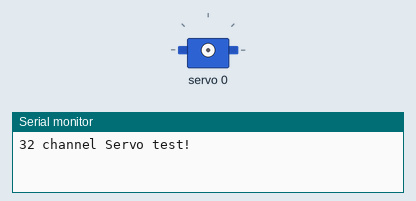
Recording of a sketch running on a simulated ESP32. On the bench: servo, the last lines printed to the serial monitor.

Above: at 0.05 s.
At 4.05 s:
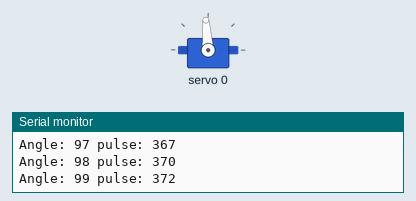
At 8.05 s:
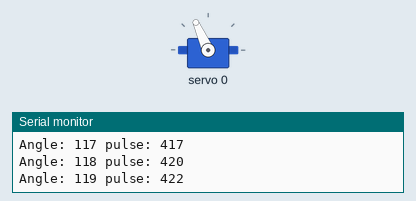
At 16.15 s:
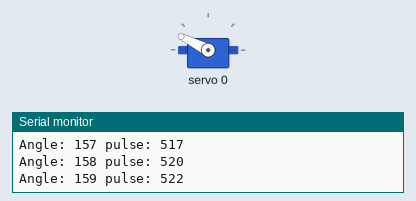
Timing chart, 0 to 21.0 s (numbered marks = the images above):
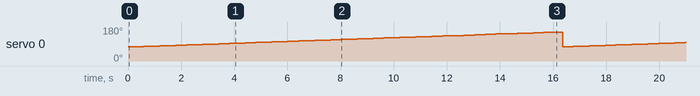

The sketch:

Servos.ino
```cpp
// (licence header left out)
#include <Wire.h>

#include <Adafruit_PWMServoDriver.h>

// called this way, it uses the default address 0x40
Adafruit_PWMServoDriver board1 = Adafruit_PWMServoDriver(0x40);
Adafruit_PWMServoDriver board2 = Adafruit_PWMServoDriver(0x41);

// Depending on your servo make, the pulse width min and max may vary, you
// want these to be as small/large as possible without hitting the hard stop
// for max range. You'll have to tweak them as necessary to match the servos you
// have!
// Watch video V1 to understand the two lines below: http://youtu.be/y8X9X10Tn1k
#define SERVOMIN  125 // this is the 'minimum' pulse length count (out of 4096)
#define SERVOMAX  575 // this is the 'maximum' pulse length count (out of 4096)


int servoNumber = 0;

void setup() {
  Serial.begin(9600);
  Serial.println("32 channel Servo test!");

  board1.begin();
  board1.setPWMFreq(60);  // Analog servos run at ~60 Hz updates
  //yield();
}

// the code inside loop() has been updated by Robojax
void loop() {


    for( int angle =80; angle<160; angle +=1){
      delay(200);

      for(int i=0; i<1; i++)
        {
            //board2.setPWM(i, 0, angleToPulse(angle) );
            board1.setPWM(0, 0, angleToPulse(angle) );
        }

    }

// robojax PCA9865 16 channel Servo control
  delay(100);

}

/*
 * angleToPulse(int ang)
 * gets angle in degree and returns the pulse width
 * also prints the value on seial monitor
 * written by Ahmad Nejrabi for Robojax, Robojax.com
 */
int angleToPulse(int ang){
   int pulse = map(ang,0, 180, SERVOMIN,SERVOMAX);// map angle of 0 to 180 to Servo min and Servo max
   Serial.print("Angle: ");Serial.print(ang);
   Serial.print(" pulse: ");Serial.println(pulse);
   return pulse;
}
```

Measured:
- by itself, servo 0: ramps from 75° to 153° and jumps back, once every 16.2 s
